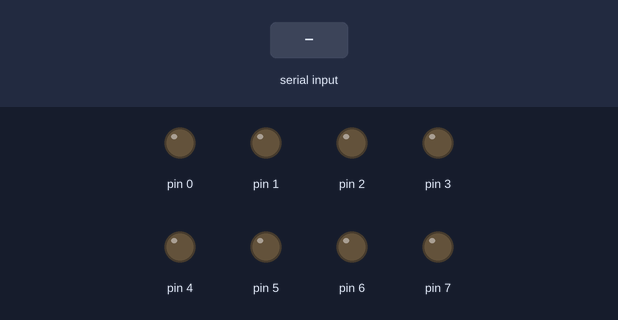
Bench run of a sketch on a simulated Arduino Uno, built with avr-gcc and run on an emulated ATmega328P. Parts: output pins drawn as LEDs (lit = HIGH). Inputs (shaded band) come from the test bench.

Above: at 1.2 s.
1.3 s: "90,45\n" received over the second serial link
At 1.8 s:
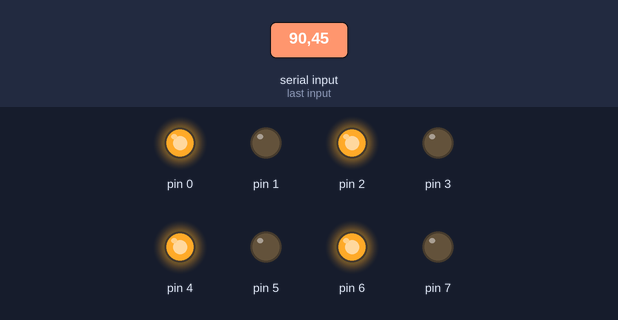
2.8 s: "30,150\n" received over the second serial link
At 4.0 s:
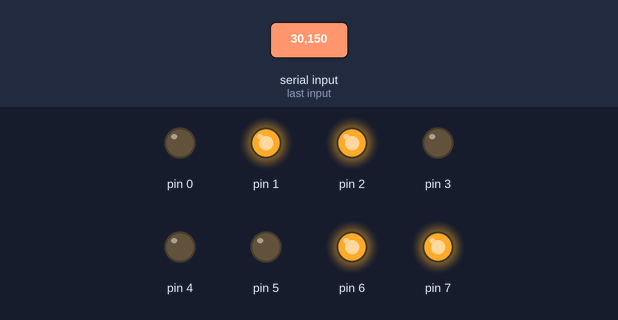
4.3 s: "5\n" received over the second serial link
At 5.3 s:
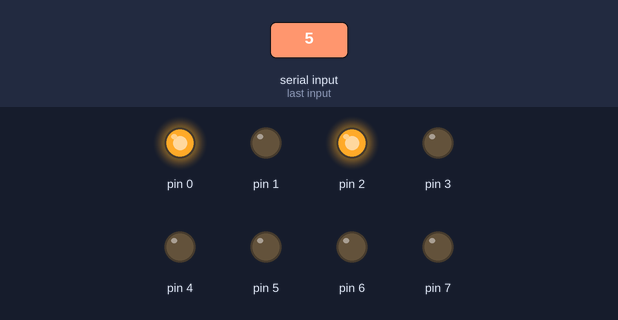
5.8 s: "90\n" received over the second serial link
At 6.4 s:
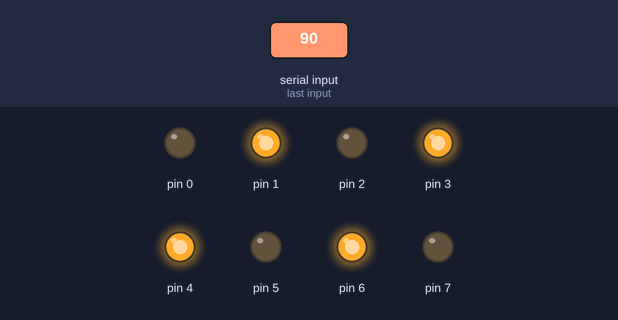
7.3 s: "200\n" received over the second serial link
At 7.6 s:
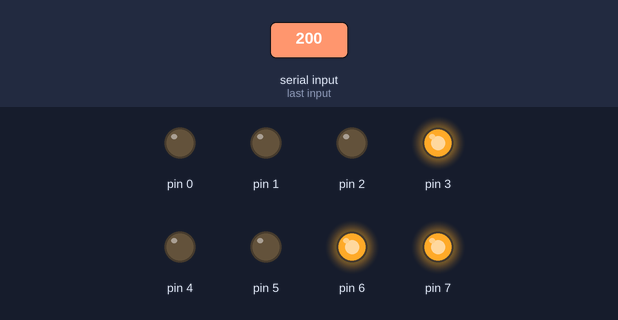
Timing chart, 0 to 9.8 s (numbered marks = the images above; inputs shaded):
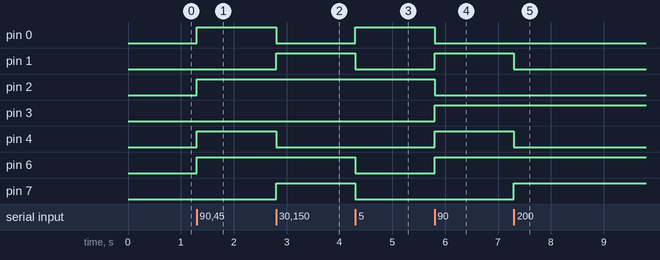

The sketch:

Arduino.ino
```cpp
#include <SoftwareSerial.h>

/**
 * Pin Configurations
 *
 *   - Motor Control Pins
 *                        Positive  Negative
 *    Left Wheels    ->      0         1
 *    Right Wheels   ->      2         3
 *    Gripper Level  ->      4         5
 *    Gripper Control->      6         7
 *
 *   - Other Pins
 *    Bluetooth (Rx|Tx) -> 8,9
 *
 */


String number = "";

SoftwareSerial Bluetooth(8,9);

void pins(){
  int pindata = number.toInt();
  PORTD = pindata;
  number = "";
}


void setup() {
  Bluetooth.begin(38400);
  DDRD = B11111111;
}

void loop() {

  while(Bluetooth.available())
  {
    char temp = Bluetooth.read();
    if(temp == '\n'){
      break;
    }
    else if(isDigit(temp)){
      number += (char)temp;
    }
  }

  if(number != "") pins();
}
```

Measured:
- after the input at 1.3 s, pin 0, pin 2, pin 4, pin 6: LOW → HIGH at once
- after the input at 2.8 s, pin 0, pin 4: HIGH → LOW at once; pin 1, pin 7: LOW → HIGH at once
- after the input at 4.3 s, pin 0: LOW → HIGH at once; pin 1, pin 6, pin 7: HIGH → LOW at once
- after the input at 5.8 s, pin 0, pin 2: HIGH → LOW at once; pin 1, pin 3, pin 4, pin 6: LOW → HIGH at once
- after the input at 7.3 s, pin 1, pin 4: HIGH → LOW at once; pin 7: LOW → HIGH at once
